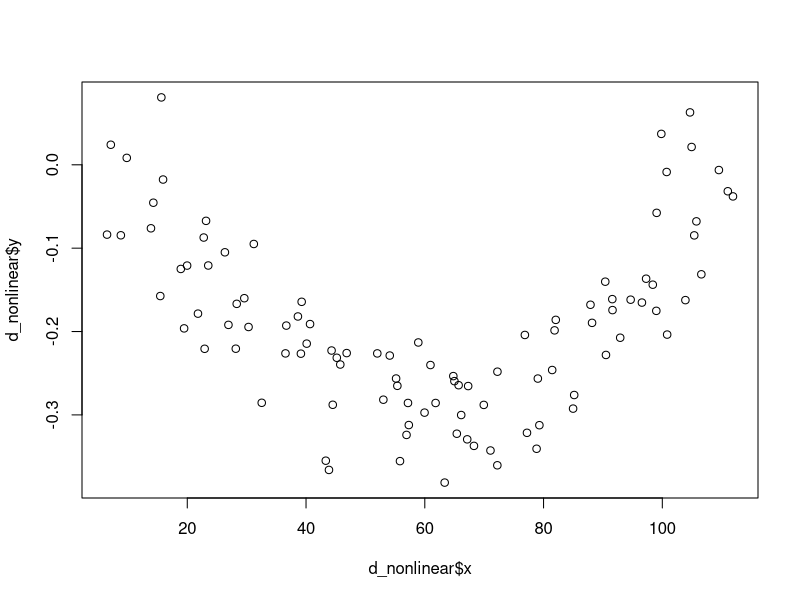
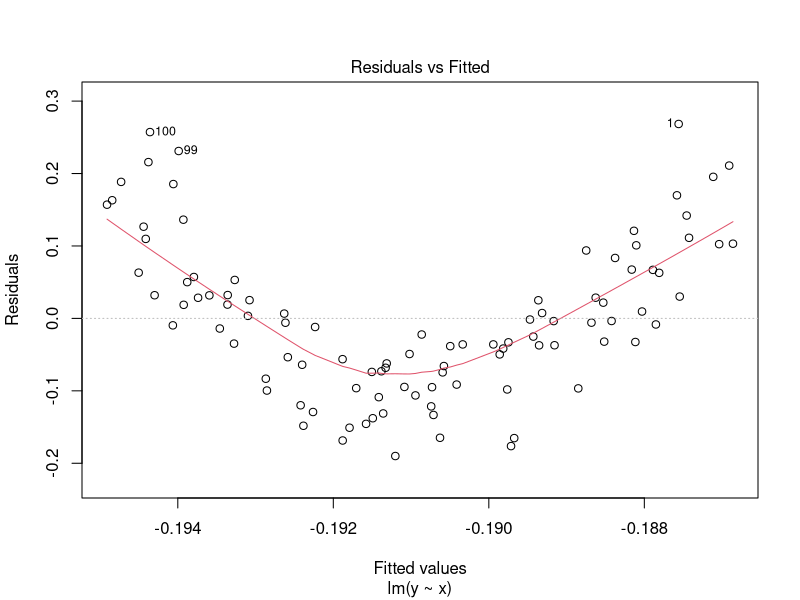
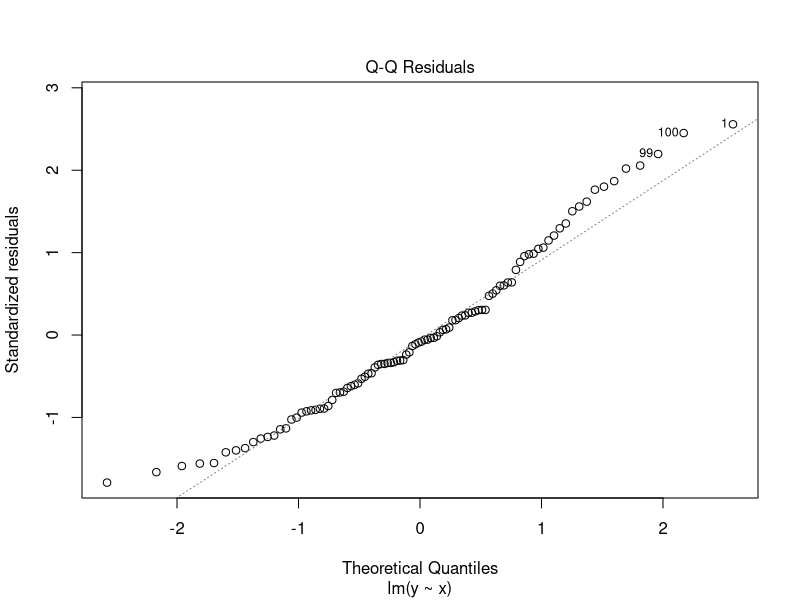
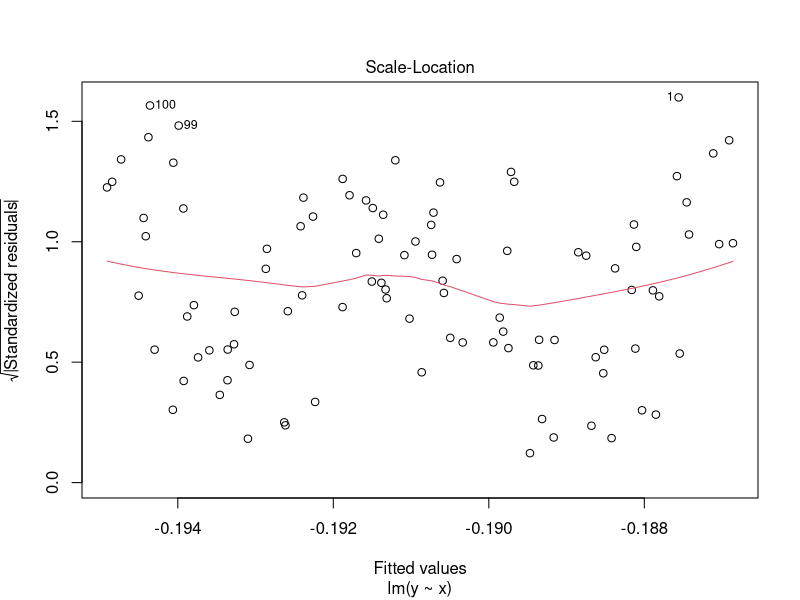
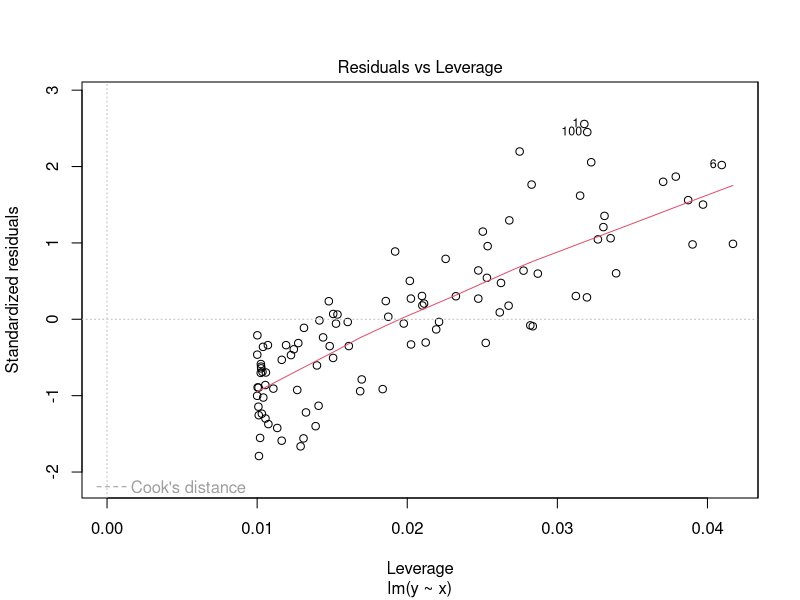
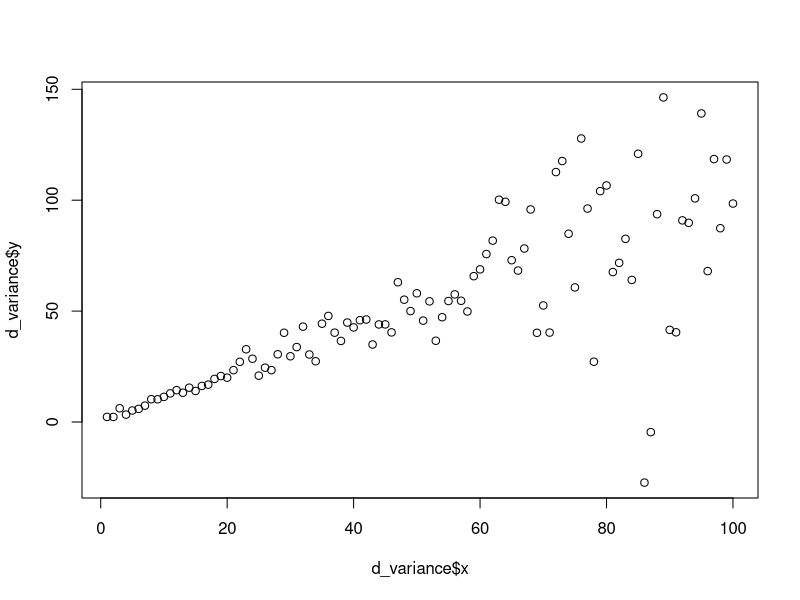
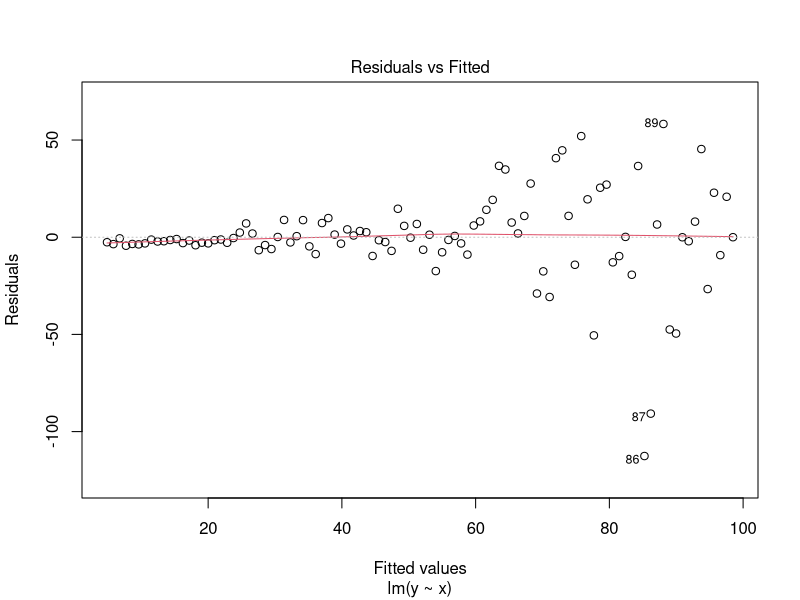
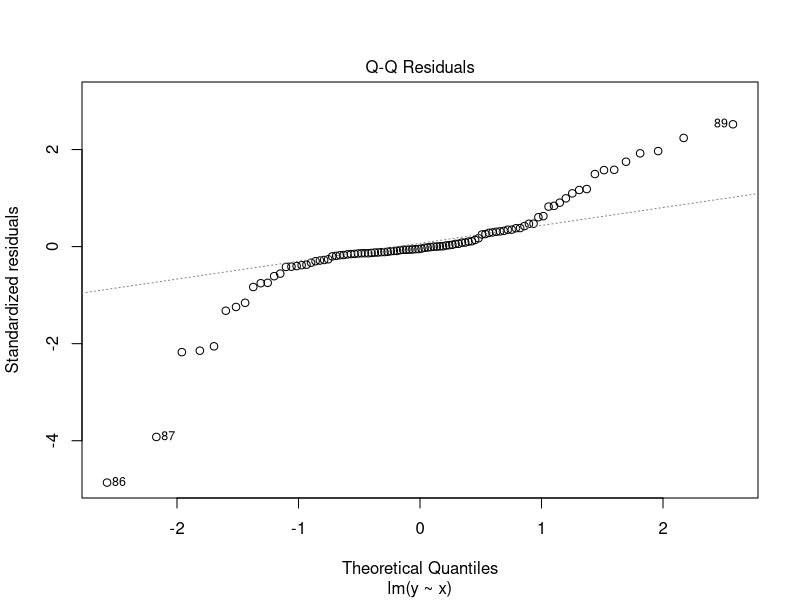

R code for these plots, in order:
#Examples of Assumption Violation Plots

smile_x <- seq(-0.4, 0.4, length.out = 100)
smile_y <- 2 * (smile_x)^2 - 0.4  # y = ax^2 + c

#Non-linearity
d_nonlinear <- data.frame(y = smile_y + rnorm(100, .1, .05),
                x = 1:100 + rnorm(100, 10, 5))

plot(d_nonlinear$x, d_nonlinear$y)

m1 <- lm(y ~ x, data = d_nonlinear)
plot(m1)


# Equal Variance
d_variance <- data.frame(y = c(1:20 + rnorm(20, 1, 1),
                               21:40 + rnorm(20, 1, 5),
                               41:60 + rnorm(20, 1, 10),
                               61:80 + rnorm(20, 1, 25),
                               81:100 + rnorm(20, 1, 50)),
                          x = 1:100 )

plot(d_variance$x, d_variance$y)

m2 <- lm(y ~ x, data = d_variance)
plot(m2)
